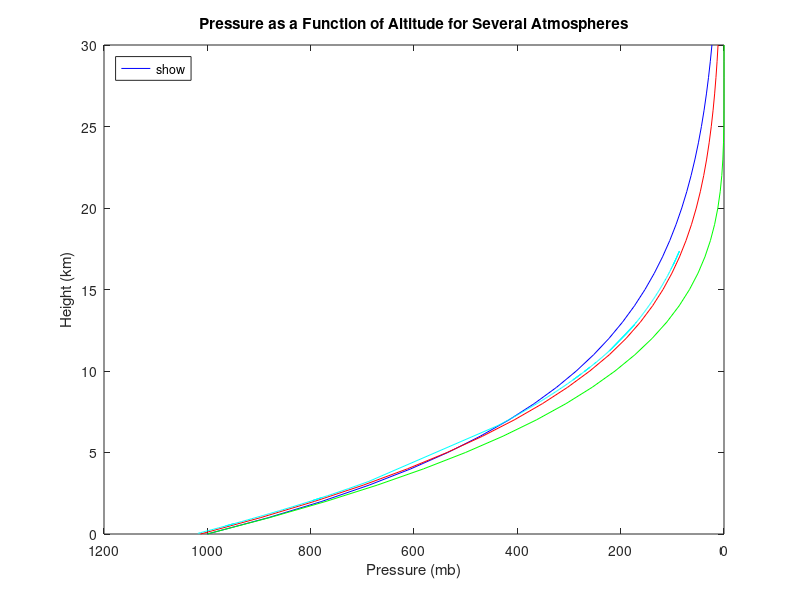

The MATLAB script that drew this image:
%  Program Name:         Plot_of_Several_Atmospheres
%  File Name:            Plot_of_Several_Atmospheres.m
%  Functions Required:   MATLAB functions
%-----------------------------------------------------------------------------------------
%  Program Description:
%
%   This program plots presure as a function of altitude for:
%   (a) The isothermal atmosphere (T = 273 K, surface temp = 300 K, surface pressure = 1000hPa)
%   (b) A dry adiabatic atmosphere (using same values as (a))
%   (c) The 1976 US Standard Atmosphere
%   (d) Radiosonde data (hardcoded)
%-----------------------------------------------------------------------------------------
%  Author:  Matthew Little
%  Date:    11 Apr 2011     
%  Revised: 7 Sep 2016 
%-----------------------------------------------------------------------------------------
%        1         2         3         4         5         6         7         8         9
%23456789012345678901234567890123456789012345678901234567890123456789012345678901234567890
% Reset any leftover graphics and variables
clear
clf('reset');
% Initialize values for part a and b
  z = 0:1:30;
  g = 9.81;
  R = 287;
  p = 1000;
  T = 273;
  c = 1004.64;
  Gam = 9.8;
% Part a, The isothermal atmosphere
p1 = p*(exp((-g.*z*1000)/(R*T)));
% Part b, The dry adiabatic atmosphere
p2 = p*((T - Gam.*z)/T).^(c/R);
p2(29:31) = 0;
% Part c, The 1976 US Standard Atmosphere
% Initialize variables
  T_c = 288.15;
  P_c = 1013.25;
  g_c = 9.80665;
  Gam_c = 6.5;
  TS_c = 216.65;
  z1_c = 0:1:11;
  z2_c = 12:1:21;
  % Wikipedia provided the Stratospheric info for z > 20gpkm   
  Gam2_c = -1.0;
% Using Barometric formula 
p3(1) = P_c;
T3(1) = T_c;
for counter = 1:11
    T3(counter + 1) = T3(counter) - Gam_c;
    p3(counter + 1) = p3(counter)*(exp((-g_c*1000)/(R*T3(counter + 1))));
end
% For tropopause 12gpkm - 19 gpkm
T3(z2_c) = TS_c;
for counter2 = 12:20
    p3(counter2 + 1) = p3(counter2)*(exp((-g_c*1000)/(R*T3(counter2 + 1))));
end
% For stratopshere for 20gpkm to 30gpkm
for counter3 = 21:30
    T3(counter3 + 1) = T3(counter3) - Gam2_c;
    p3(counter3 + 1) = p3(counter3)*(exp((-g_c*1000)/(R*T3(counter3 + 1))));
end
% Part d, Hardcoded Radiosonde Data
p4 = [1018.3,1018.2,1016.6,1013.3,1009.9,1006.5,1003,1000,997,994.4,991.2,987.8,985.1,981.5,978.1,974.8,971.5,948.2,965,961.7,957.9,955.4,948.3,933.6,931.1,927.2,921.7,914.8,911.4,908.8,903.4,899.8,897.4,893.7,891.4,888.1,885.8,882.2,879.7,877.5,872.5,865.4,862.1,860.3,858.7,854.2,845.8,839.6,835.5,830.2,826.5,822.4,817.2,809,808.6,778.7,797.3,784.5,767.2,757.3,726.6,687.5,437.6,428.2,426.8,424.6,423.5,422.3,421.4,419.3,418.2,417.5,415.9,415,414,413,411,408.9,406.9,405.9,404.5,402.9,401.5,400.5,398.9,397.2,395.9,394.4,392.8,391,389.8,388.2,386.9,384.6,384.5,382.9,381.9,380.5,379.6,378.3,376.9,375.7,375,372.9,371.4,369,367.2,363.9,362.8,361.8,360.5,359.2,358.4,357.2,355.8,354.9,354.5,353.3,351.2,349.3,347,345.5,344.3,343.5,342.1,341,340.6,339.4,338,336.8,335.6,334.1,333.7,332.4,332,329.7,328.7,327.2,326.2,325.2,324,323.2,322.4,321.5,320.4,318.8,317.7,315.5,313.8,312.3,310.4,308,306,305.4,303.9,302.8,302.4,300.8,299.9,298,297.2,295.6,294.8,294.1,277.1,292.1,291.2,290.5,289.8,287.7,287.2,285.5,284.5,283.9,282.7,280.6,280,279,277.9,277.1,277.4,275.1,274.7,273.6,272.3,259.6,270.4,269.3,268.2,267.9,266.6,265.9,265.2,263.8,264.4,262.2,262.1,260.4,259.5,259.4,258.5,257.3,256.6,255.4,254.2,253.5,252.8,251.7,251.8,250,250.7,247.8,249,246.8,246.5,246.2,244.5,243.9,242.6,242,240.7,240.4,239.6,238.8,237.9,237.3,236.6,236.2,234.6,233.7,232.6,232.7,231.3,231,229.9,229.3,228.6,227.3,227.1,226.1,225.6,224.5,224.2,223.4,222.8,223,221.2,219.7,219.1,218.4,217.7,217.3,215.8,215.2,214.2,213.6,213.4,212.3,212.3,211,210.4,187,186.4,185.7,184.8,184.1,183.6,183.1,182.2,181.8,181.3,180.5,180.1,179.9,179,178.6,178,177.1,176.6,175.6,174.8,174.6,174.8,172.8,172.6,221.3,172.4,170,170.7,169.6,170,167,167,166.5,165.6,165.6,164.9,163.1,162.6,162,161.5,161.1,160.6,160.1,159.6,159.1,158.7,158,157.7,157.3,156.8,156.2,155.8,155.2,154.6,153.9,153.3,152.9,152.4,151.8,151.2,150.8,150.4,149.9,149.2,148.8,148.4,147.8,147.3,147,146.2,146,145.4,144.9,144.6,144.1,144,143,142.7,142.3,141.7,141.3,140.8,140.3,139.8,139.4,139.1,138.5,138.3,137.8,137.2,137,136.6,136.2,135.7,135,134.8,134.3,134,133.6,133.2,132.8,132.6,132.1,131.7,131.1,131.2,130.5,130.2,130.2,129.2,128.9,128.7,128.3,127.7,127.5,127.1,126.7,126.4,125.8,125.5,125.3,124.8,124.7,124.2,123.6,123.4,123,122.8,122.2,122,121.7,121.4,120.9,120.6,120.2,120.1,119.4,119.3,119,118.3,117.9,117.7,117.3,116.8,116.9,116.3,116.1,115.7,115.4,115.2,114.5,114.3,114.2,113.5,113.4,113.7,112.6,112.2,112.2,111.7,111.3,110.9,110.9,110.5,110.4,109.6,109.6,109.2,109.1,108.7,108.6,108.2,108.3,107.5,107.1,107.3,106.9,106.4,105.7,105.9,105.8,105.7,105.3,104.7,104.6,104.4,104.2,103.7,103.9,103.3,103,103.3,102.9,102.9,102.6,102.3,101.7,102,101.3,102,101.6,101.4,101.7,99.9,100.3,97.9,86.2,97.9,97.5,97.2,96.9,97.2,97.3,97,98.8,94.6,86.1];
z4 = [40,40.8,54.1,81.5,109.7,138,167.2,192.3,217.5,239.3,266.2,294.9,317.8,348.3,377.2,405.4,433.6,635.4,489.5,517.9,550.8,572.4,634.1,763.1,785.2,819.8,868.7,930.4,960.9,984.4,1033.2,1065.9,1087.7,1121.5,1142.6,1172.8,1194,1227.2,1250.3,1270.6,1317,1383.3,1414.2,1431.1,1446.2,1488.6,1568.3,1627.5,1666.8,1718,1753.8,1793.6,1844.3,1924.9,1928.8,2229.1,2040.1,2170.5,2350.4,2454.8,2785.9,3225.3,6654.4,6811.9,6835.6,6872.9,6891.6,6912.1,6927.5,6963.5,6982.5,6994.5,7022.1,7037.7,7055,7072.4,7107.2,7144,7179.2,7196.8,7221.5,7249.8,7274.7,7292.5,7321,7351.5,7374.8,7401.8,7430.6,7463.2,7485,7514.1,7537.8,7579.9,7581.8,7611.2,7629.6,7655.5,7672.2,7696.4,7722.5,7744.9,7757.9,7797.3,7825.6,7870.9,7905.1,7968,7989,8008.2,8033.2,8058.3,8073.7,8097,8124.2,8141.7,8149.5,8173,8214.1,8251.5,8297,8326.8,8350.7,8366.7,8394.7,8416.8,8424.9,8449,8477.3,8501.6,8525.9,8556.5,8564.6,8591.2,8599.3,8646.5,8667.1,8698,8718.7,8739.5,8764.5,8781.2,8798,8816.9,8840,8873.7,8897,8943.7,8980,9012.1,9052.9,9104.8,9148.3,9161.3,9194.2,9218.4,9227.2,9262.5,9282.4,9324.5,9342.3,9378.1,9396,9411.8,9805.4,9456.6,9477.1,9493,9508.9,9557,9568.5,9607.8,9630.9,9644.9,9672.7,9721.7,9735.8,9759.3,9785.2,9804.1,9797,9851.6,9861.1,9887.4,9918.6,10230.5,9964.3,9990.9,10017.6,10024.9,10056.6,10073.7,10090.9,10125.3,10110.5,10164.8,10167.3,10209.5,10232,10234.5,10257,10287.1,10304.7,10335,10365.5,10383.3,10401.1,10429.3,10426.7,10473,10455,10530.1,10498.9,10556.1,10564,10571.8,10616.3,10632.1,10666.4,10682.3,10716.8,10724.7,10746.1,10767.5,10791.7,10807.9,10826.9,10837.7,10881.3,10905.9,10936.2,10933.4,10972.1,10980.4,11011,11027.7,11047.3,11083.8,11089.4,11117.7,11131.8,11163.2,11171.7,11194.7,11212,11206.2,11258.3,11302,11319.6,11340.2,11360.8,11372.6,11417.2,11435.1,11465,11483.1,11489.1,11522.5,11522.5,11562.2,11580.6,12338,12358.6,12382.7,12413.8,12438.2,12455.7,12473.2,12504.9,12519,12536.7,12565.1,12579.4,12586.5,12618.7,12633.1,12654.7,12687.2,12705.4,12741.8,12771.2,12778.6,12771.2,12845.4,12852.8,11249.4,12888.5,12980.6,12954,12996,12980.7,13096.4,13096.4,13115.9,13151.2,13151.2,13178.8,13250.5,13270.6,13294.8,13315.1,13331.3,13351.7,13372.2,13392.7,13413.3,13429.8,13458.8,13471.2,13487.9,13508.8,13534,13550.8,13576.2,13601.7,13631.5,13657.2,13674.3,13695.8,13721.7,13747.6,13765,13782.3,13804,13834.6,13852,13869.6,13895.9,13918,13931.2,13966.7,13975.6,14002.3,14024.7,14038.1,14060.6,14065.1,14110.3,14123.9,14142.1,14169.4,14187.6,14210.5,14233.4,14256.5,14274.9,14288.8,14316.7,14326,14349.3,14377.4,14386.8,14405.7,14424.6,14448.3,14481.7,14491.2,14515.2,14529.6,14548.9,14568.3,14587.8,14597.5,14621.9,14641.5,14671.1,14666.1,14700.8,14715.6,14715.6,14765.6,14780.7,14790.8,14810.9,14841.3,14851.4,14871.7,14892.1,14907.5,14938.2,14953.6,14963.9,14989.7,14994.8,15020.7,15052,15062.4,15083.3,15093.8,15125.4,15135.9,15151.7,15167.6,15194.1,15210.1,15231.4,15236.7,15274.2,15279.6,15295.8,15333.6,15355.4,15366.2,15388.1,15415.4,15409.9,15442.8,15453.8,15475.9,15492.5,15503.6,15542.5,15553.6,15559.2,15598.5,15604.1,15587.2,15649.3,15672,15672,15700.6,15723.5,15746.5,15746.5,15769.6,15775.4,15821.7,15821.7,15845,15850.8,15874.3,15880.2,15903.8,15897.9,15945.2,15969,15957.1,15980.9,16010.9,16053.1,16041,16047,16053.1,16077.3,16113.8,16119.9,16132.1,16144.4,16175.1,16162.8,16199.9,16218.5,16200,16224.8,16224.8,16243.4,16262.2,16300,16281,16325.4,16281,16306.3,16319,16300,16414.8,16389.1,16544.1,17353.1,16544.8,16570.9,16590.5,16610.2,16590.5,16583.9,16603.6,16486.2,16763.6,17364.1]./1000;

% Plots all atmosphere data on a single figure
plot(p1,z,'b','DisplayName','Isothermal Atmosphere');
  hold on;
  plot(p2,z,'g','DisplayName','Dry Adiabatic Atmosphere');
  plot(p3,z,'r','DisplayName','The 1976 US Standard Atmosphere');
  plot(p4,z4,'c', 'DisplayName','Radiosonde Data');
  hold off;
    title('Pressure as a Function of Altitude for Several Atmospheres');
    ylabel('Height (km)');
    xlabel('Pressure (mb)');
      set(gca,'XDir','Reverse');
    legend('show', 'Location','northwest');